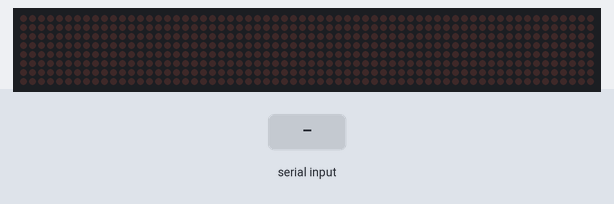
The sketch below on a simulated Arduino Uno, built with avr-gcc and run on an emulated ATmega328P. On the bench: 64×8 LED matrix. Inputs (shaded band) come from the test bench.

Above: at 1.2 s.
1.3 s: "1" received over Serial
At 3.63 s:
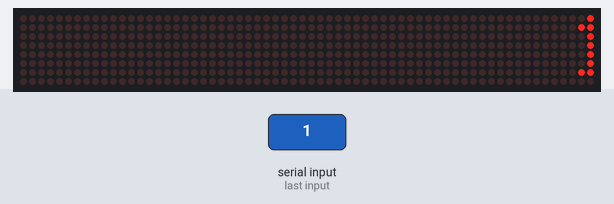
At 4.03 s:
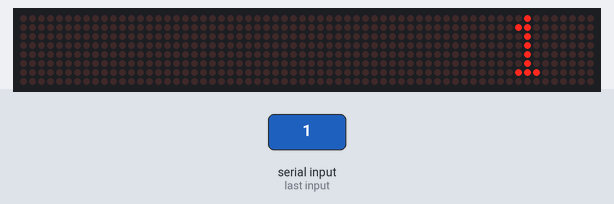
Timing chart, 0 to 5.5 s (numbered marks = the images above; inputs shaded):
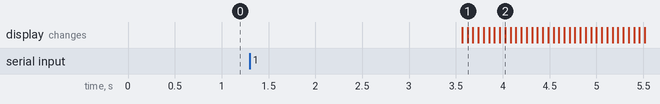

The sketch:

Matriz.ino
```cpp
#include <SPI.h>
#include <Adafruit_GFX.h>
#include <Max72xxPanel.h>

//Vcc - Vcc
//Gnd - Gnd
//Din - Mosi (Pin 11)
//Cs  - SS (Pin 10)
//Clk - Sck (Pin 13)

const int pinCS = 10;
const int numberOfHorizontalDisplays = 8;
const int numberOfVerticalDisplays = 1;

Max72xxPanel matrix = Max72xxPanel(pinCS, numberOfHorizontalDisplays, numberOfVerticalDisplays);

const int wait = 50; // Velocidad a la que realiza el scroll

const int spacer = 1;
const int width = 5 + spacer; // Ancho de la fuente a 5 pixeles

void setup(){
   Serial.begin(9600);
   matrix.setIntensity(1); // Ajustar el brillo entre 0 y 15
   matrix.setPosition(0, 0, 0); // El primer display esta en <0, 0>
   matrix.setPosition(1, 1, 0); // El segundo display esta en <1, 0>
   matrix.setPosition(2, 2, 0); // El tercer display esta en <2, 0>
   matrix.setPosition(3, 3, 0); // El cuarto display esta en <3, 0>
   matrix.setPosition(4, 4, 0); // El quinto display esta en <4, 0>
   matrix.setPosition(5, 5, 0); // El sexto display esta en <5, 0>
   matrix.setPosition(6, 6, 0); // El séptimo display esta en <6, 0>
   matrix.setPosition(7, 7, 0); // El octavo display esta en <7, 0>
   matrix.setPosition(8, 8, 0); // El noveno display esta en <8, 0>
   matrix.setRotation(0, 1);    // Posición del display
   matrix.setRotation(1, 1);    // Posición del display
   matrix.setRotation(2, 1);    // Posición del display
   matrix.setRotation(3, 1);    // Posición del display
   matrix.setRotation(4, 1);    // Posición del display
   matrix.setRotation(5, 1);    // Posición del display
   matrix.setRotation(6, 1);    // Posición del display
   matrix.setRotation(7, 1);    // Posición del display
   matrix.setRotation(8, 1);    // Posición del display
}

void loop(){
   String cadena = "";// aqui ingresas el texto
   long int time = millis();
   while(Serial.available()){
      cadena += char(Serial.read());
   }
   for(int i = 0; i < width * cadena.length() + matrix.width() - 1 - spacer; i++){
      matrix.fillScreen(LOW);
      int letter = i / width;
      int x = (matrix.width() - 1) - i % width;
      int y = (matrix.height() - 8) / 2; // Centrar el texto
      while(x + width - spacer >= 0 && letter >= 0){
         if(letter < cadena.length()){
             matrix.drawChar(x, y, cadena[letter], HIGH, LOW, 1);
         }
         letter--;
         x -= width;
      }
      matrix.write(); // Muestra loscaracteres
      delay(wait);
   }
}
```

Measured:
- after the input at 1.3 s, the display: first changes after 2.3 s (image 1 shows a later state)
